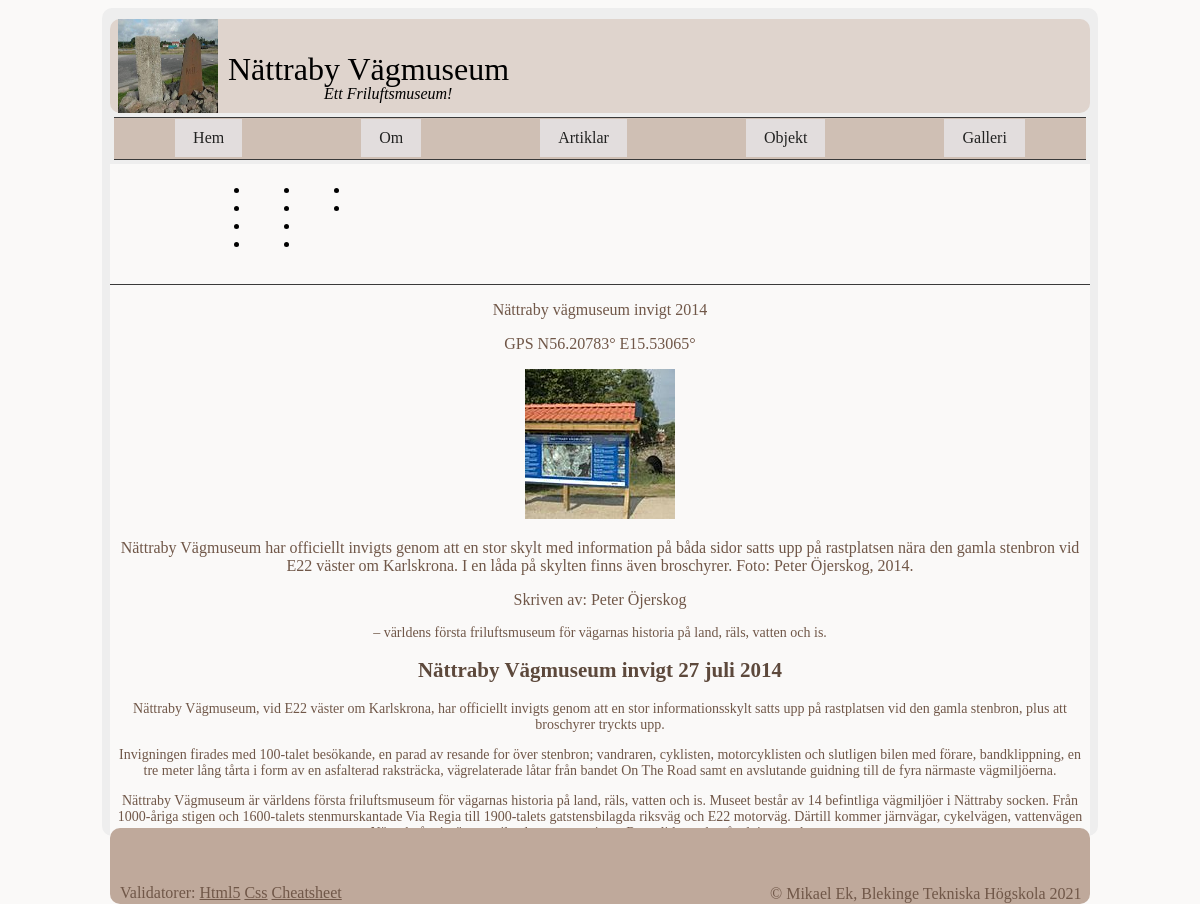
Page /article.php?page=article7 on the committed database.
### tables this page shows
CREATE TABLE article
(
    id INTEGER PRIMARY KEY NOT NULL,
    name TEXT UNIQUE NOT NULL,
    title TEXT NOT NULL,
    data TEXT NOT NULL,
    author TEXT NOT NULL,
    gps TEXT,
    mapImage TEXT,
    image1 TEXT,
    image1Alt TEXT,
    image1Text, TEXT,
    image2 TEXT,
    image2Alt TEXT,
    image2Text TEXT
);

### article.php (called while the page is built, shortened)
<?php
require __DIR__ . "/incl/header.php";
require __DIR__ . "/incl/multipage.php";
require __DIR__ . "/incl/footer.php";

### article/article7.php (the view, shortened to what this page needs)
<?php
$fileName = __DIR__ . "/../db/nvm2.sqlite";
$dsn = "sqlite:$fileName";
$db = connectToDatabase($dsn);
$sql = "SELECT * FROM article WHERE id = 23 ";
$stmt = $db->prepare($sql);
$stmt->execute();
$res = $stmt->fetchAll(PDO::FETCH_ASSOC);
$rows = null;
foreach ($res as $row) {
    $rows .= "<tr>";
    $rows .= "<td>{$row['name']}</td>";
    $rows .= "<td>{$row['title']}</td>";
    $rows .= "<td>{$row['data']}</td>";
    $rows .= "<td>{$row['author']}</td>";
    $rows .= "<td>{$row['gps']}</td>";
    $rows .= "<td>{$row['image1']}</td>";
    $rows .= "<td>{$row['image1Alt']}</td>";
    $rows .= "<td>{$row['image1Text']}</td>";
    $rows .= "</tr>\n";
}
?>
<div class="intro">
    <p><?php echo $row['title'] ?></p>
    <p><?php echo $row['gps'] ?></p>
    <p><img src="img/150x150/<?php echo $row['image1'] ?>" alt=""></p>
    <p class="image-text"><?php echo $row['image1Text'] ?></p>
    <p class=" author">Skriven av: <?php echo $row['author'] ?></p>
</div>
<div class="text-data">
    <p><?php echo $row['data'] ?></p>
    <p><img src="img/150x150/<?php echo $row['image2'] ?>" alt=""></p>
</div>

### css/style.css (style rules this page uses)
html { background-color: #faf9f8; }
p { color: #705748; }
h1, h2 { color:#5d493c }
body { margin: 8px auto; padding: 8px; width: 980px; min-height: 800px; max-height: 800px; background-color: #eee; border-radius: 10px; padding-bottom: 20px; }
.intro { text-align: center; }
.text-data { text-align: center; font-size: 14px; }

### rows in the picture
article: title "Nättraby vägmuseum invigt 2014", gps "GPS N56.20783° E15.53065°", image1 (picture), image1Text "Nättraby Vägmuseum har officiellt invigts genom att en stor skylt med information på båda sidor satts upp på rastplatsen nära den gamla stenbron vid E22 väster om Karlskrona. I en låda på skylten finns även broschyrer. Foto: Peter Öjerskog, 2014.", author "Peter Öjerskog", data "– världens första friluftsmuseum för vägarnas historia på land, räls, vatten och is. Nättraby Vägmuseum invigt 27 juli 2014 Nättraby Vägmuseum, vid E22 väster om Karlskrona, har officiellt invigts genom att en stor informationsskylt satts upp på rastplatsen vid den gamla stenbron, plus att broschyrer tryckts upp. Invigningen firades med 100-talet besökande, en parad av resande for över stenbron; vandraren, cyklisten, motorcyklisten och slutligen bilen med förare, bandklippning, en tre meter lång tårta i form av en asfalterad raksträcka, vägrelaterade låtar från bandet On The Road samt en avslutande guidning till de fyra närmaste vägmiljöerna. Nättraby Vägmuseum är världens första…"
